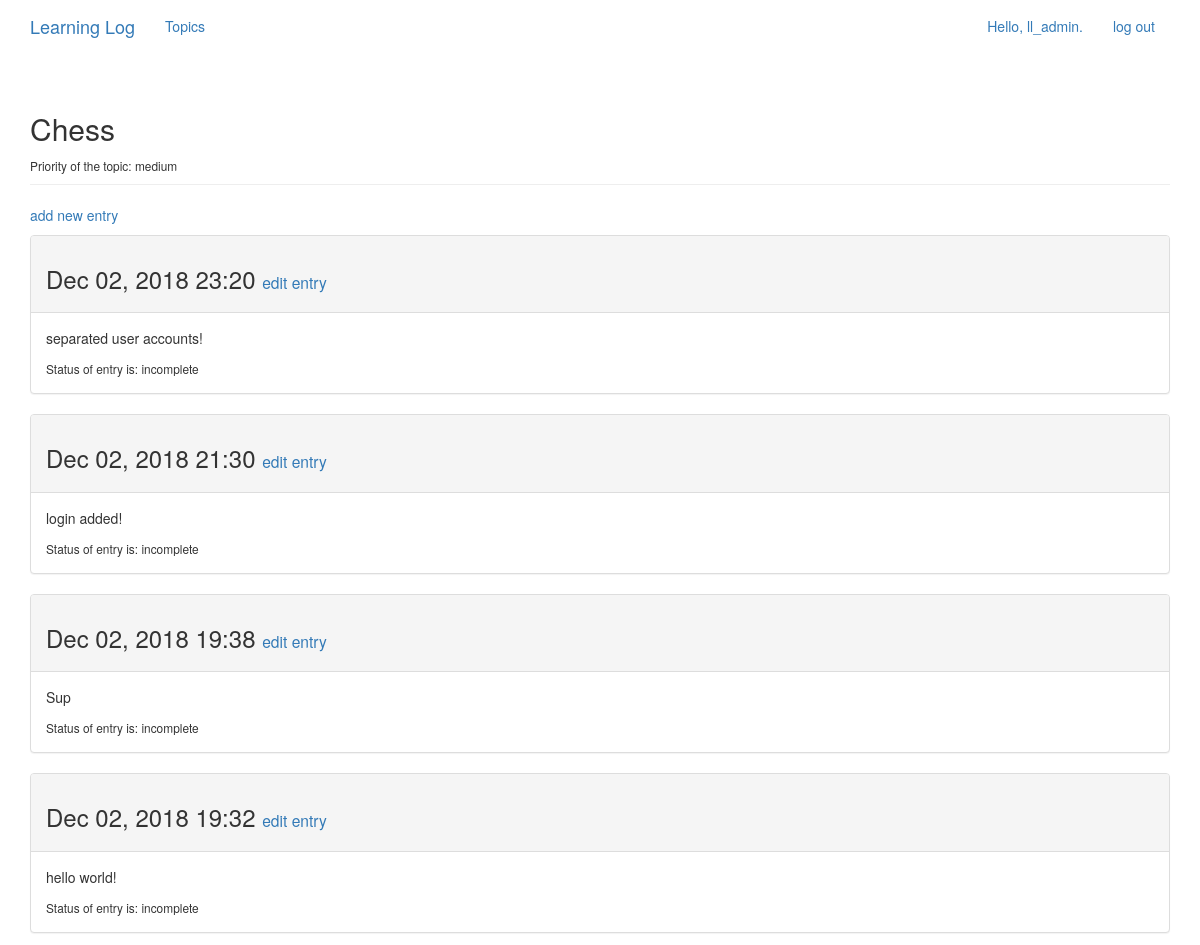
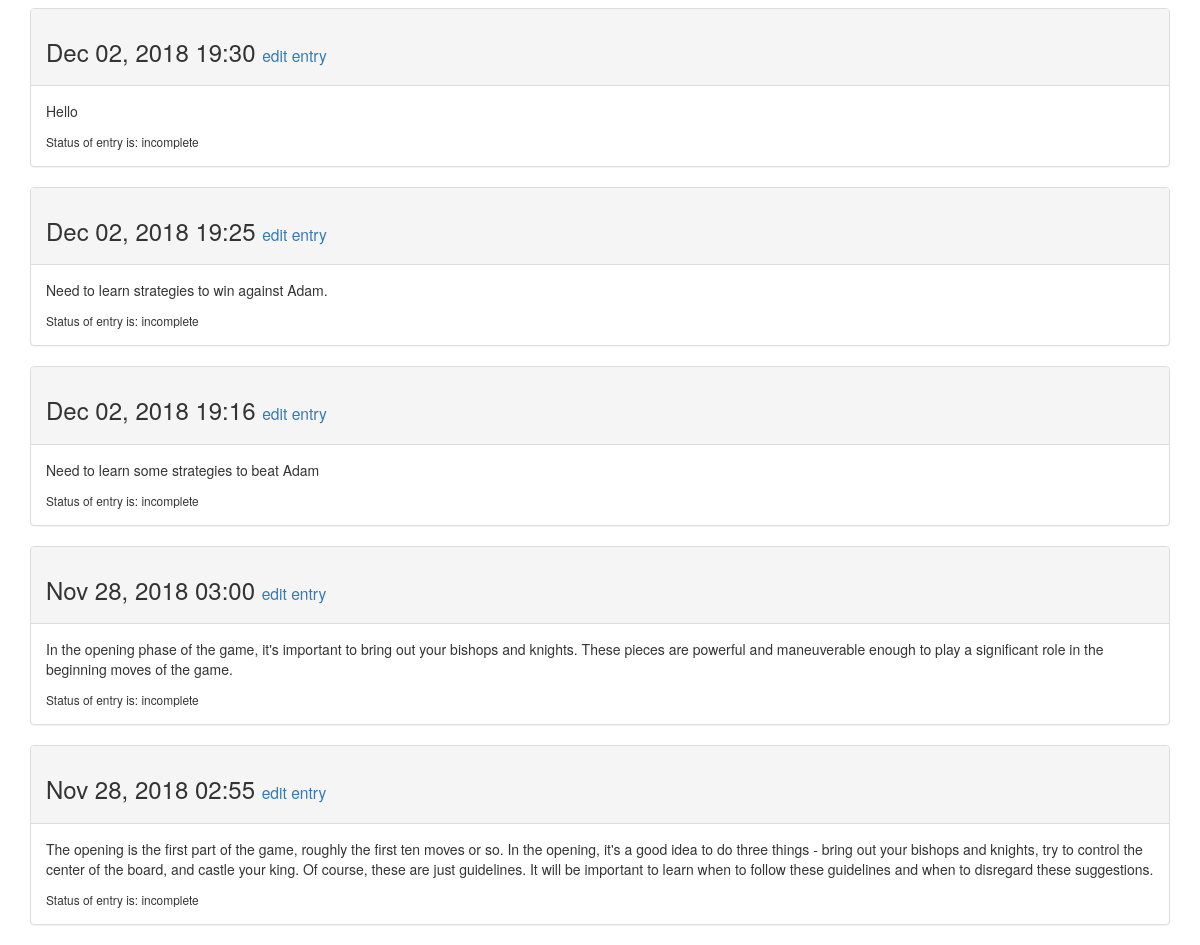
The page /topics/10/ (signed in) on the database its author committed (2 pictures, top to bottom).
### learning_logs/models.py (models this page shows, shortened)
class Topic(models.Model):
	text = models.TextField()
	date_added = models.DateTimeField(auto_now_add=True)
	owner = models.ForeignKey(User, on_delete=models.CASCADE)
	HIGH= "high"
	MEDIUM= "medium"
	LOW= "low"
	PRIORITY_CHOICES = (
	(HIGH, "high"),
	(MEDIUM, "medium"),
	(LOW, "low"),
	)
	priority = models.TextField(choices=PRIORITY_CHOICES, default=MEDIUM,)
	def __str__(self):
		return self.text

class Entry(models.Model):
	topic = models.ForeignKey(Topic, on_delete=models.CASCADE)
	text = models.TextField()
	date_added = models.DateTimeField(auto_now_add=True)
	COMPLETE= "complete"
	INCOMPLETE= "incomplete"
	STATUS_CHOICES = (
	(COMPLETE, "complete"),
	(INCOMPLETE, "incomplete"),
	)
	status = models.TextField(choices=STATUS_CHOICES, default=INCOMPLETE,)
	class Meta:
		verbose_name_plural = 'entries'

### learning_logs/views.py (the view)
# urls.py: re_path(r'^topics/(?P<topic_id>\d+)/$', views.topic, name='topic'),
@login_required
def topic(request, topic_id):
	topic = Topic.objects.get(id=topic_id)
	if topic.owner != request.user:
		raise Http404
	priority = topic.priority
	entries = topic.entry_set.order_by('-date_added')
	context = {'topic': topic,'priority':priority, 'entries': entries}
	return render(request, 'learning_logs/topic.html', context)

### learning_logs/templates/learning_logs/topic.html
{% extends 'learning_logs/base.html' %}
{% block header %}
	<h2>{{ topic }}</h2>
	<small> Priority of the topic: {{ priority }}</small>
{% endblock header %}
{% block content %}
	<p>
		<a href="{% url 'learning_logs:new_entry' topic.id %}">add new entry </a>
	</p>
	{% for entry in entries %}
		<div class="panel panel-default">
			<div class="panel-heading">
				<h3>
					{{ entry.date_added|date:'M d, Y H:i'}}
					<small>
						<a href="{% url 'learning_logs:edit_entry' entry.id %}">edit entry</a>
					</small>
				</h3>
			</div>
			<div class="panel-body">
				{{entry.text|linebreaks }}
				<small> Status of entry is: {{ entry.status }}</small>
			</div>
		</div>
	{% empty %}
			There are no entries for this topic yet.
	{% endfor %}
{% endblock content %}

### learning_logs/templates/learning_logs/base.html (shortened to what this page needs)
{% load bootstrap3 %}
<!DOCTYPE html>
<html lang="en">
	<head>
		{% bootstrap_css %}
	</head>
	<body>
		<nav class="navbar nav-default navbar--static-top">
			<div class="container">
				<div class="navbar-header">
					<a class="navbar-brand" href="{% url 'learning_logs:index' %}">
						Learning Log</a>
				</div>
				<div id="navbar" class="navbar-collapse collapse">
					<ul class="nav navbar-nav">
						<li><a href="{% url 'learning_logs:topics' %}">Topics</a></li>
					</ul>
					<ul class="nav navbar-nav navbar-right">
						{% if user.is_authenticated %}
							<li><a>Hello, {{ user.username }}.</a></li>
							<li><a href="{% url 'users:logout' %}">log out</a></li>
						{% else %}
							<li><a href="{% url 'users:register' %}">register</a></li>
							<li><a href="{% url 'users:login' %}">log in</a></li>
						{% endif %}
						</ul>
				</div>
			</div>
		</nav>
		<div class="container">
			<div class="page-header">
				{% block header %}{% endblock header %}
			</div>
			<div>
				{% block content %}{% endblock content%}
			</div>
		</div>
	</body>
</html>

### rows shown on the page
Topic: text "Chess", priority "medium"
Entry: date_added "Dec 02, 2018 23:20", text "separated user accounts!", status "incomplete"
Entry: date_added "Dec 02, 2018 21:30", text "login added!", status "incomplete"
Entry: date_added "Dec 02, 2018 19:38", text "Sup", status "incomplete"
Entry: date_added "Dec 02, 2018 19:32", text "hello world!", status "incomplete"
Entry: date_added "Dec 02, 2018 19:30", text "Hello", status "incomplete"
Entry: date_added "Dec 02, 2018 19:25", text "Need to learn strategies to win against Adam.", status "incomplete"
Entry: date_added "Dec 02, 2018 19:16", text "Need to learn some strategies to beat Adam", status "incomplete"
Entry: date_added "Nov 28, 2018 03:00", text "In the opening phase of the game, it's important to bring out your bishops and knights. These pieces are powerful and maneuverable enough to play a significant role in the beginning moves of the game.", status "incomplete"
Entry: date_added "Nov 28, 2018 02:55", text "The opening is the first part of the game, roughly the first ten moves or so. In the opening, it's a good idea to do three things - bring out your bishops and knights, try to control the center of the board, and castle your king. Of course, these are just guidelines. It will be important to learn when to follow these guidelines and when to disregard these suggestions.", status "incomplete"

### other values the page prints
{{ user.username }} "ll_admin"
